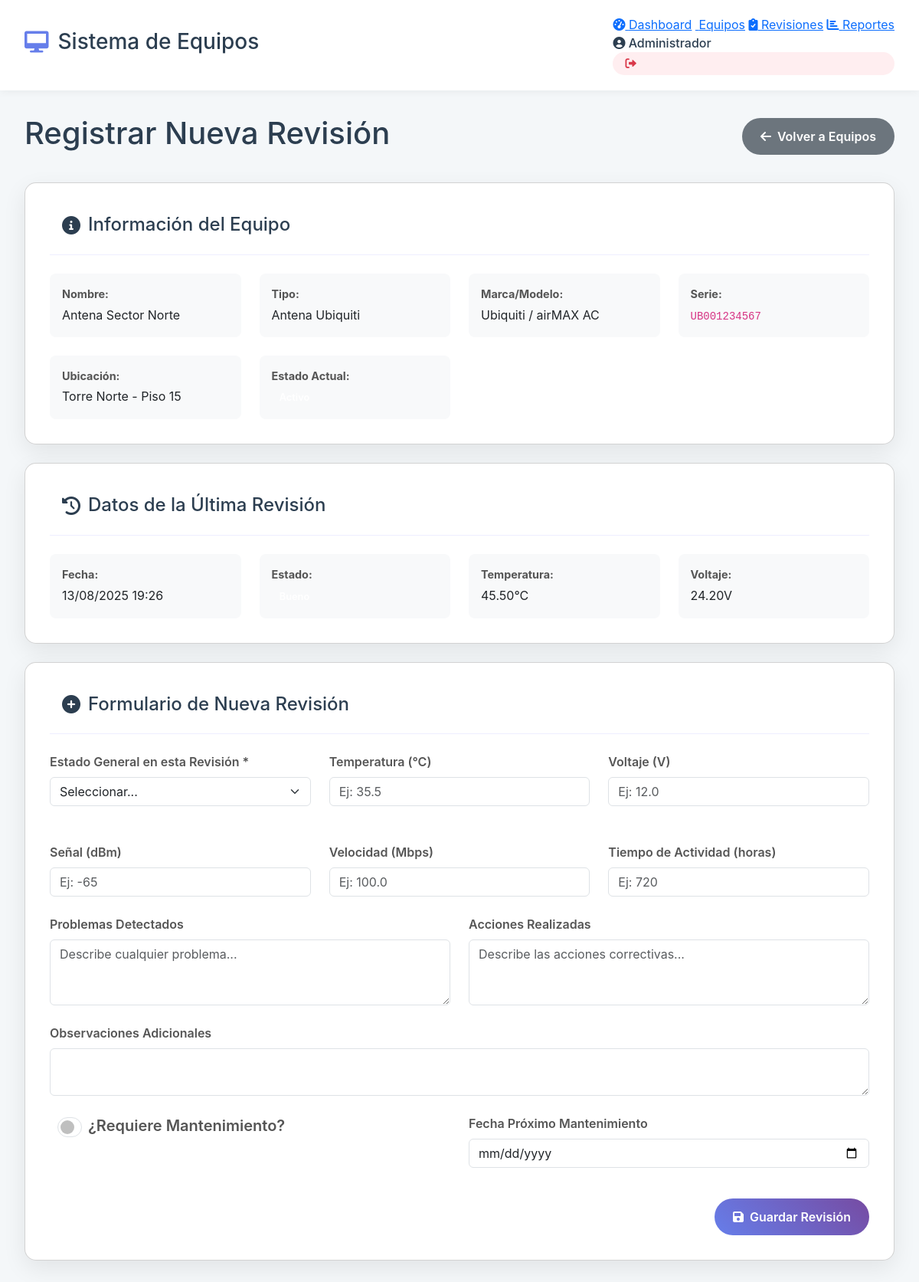
Page /revisar_equipo.php?id=1 (signed in) on the committed database.
### tables this page shows
CREATE TABLE equipos (
    id INT AUTO_INCREMENT PRIMARY KEY,
    nombre VARCHAR(100) NOT NULL,
    modelo VARCHAR(100) NOT NULL,
    marca VARCHAR(50) NOT NULL,
    numero_serie VARCHAR(100) UNIQUE NOT NULL,
    tipo_equipo_id INT,
    ubicacion VARCHAR(200),
    ip_address VARCHAR(15),
    estado ENUM('Activo', 'Inactivo', 'Mantenimiento', 'Dañado') DEFAULT 'Activo',
    fecha_instalacion DATE,
    fecha_registro TIMESTAMP DEFAULT CURRENT_TIMESTAMP,
    usuario_registro_id INT,
    FOREIGN KEY (tipo_equipo_id) REFERENCES tipos_equipo(id),
    FOREIGN KEY (usuario_registro_id) REFERENCES usuarios(id)
);

CREATE TABLE tipos_equipo (
    id INT AUTO_INCREMENT PRIMARY KEY,
    nombre VARCHAR(50) NOT NULL,
    descripcion TEXT
);

CREATE TABLE revisiones (
    id INT AUTO_INCREMENT PRIMARY KEY,
    equipo_id INT,
    usuario_id INT,
    fecha_revision TIMESTAMP DEFAULT CURRENT_TIMESTAMP,
    estado_revision ENUM('Excelente', 'Bueno', 'Regular', 'Malo', 'Crítico') NOT NULL,
    observaciones TEXT,
    temperatura DECIMAL(5,2),
    voltaje DECIMAL(5,2),
    señal_dbm DECIMAL(5,2),
    velocidad_mbps DECIMAL(8,2),
    tiempo_actividad_horas INT,
    problemas_detectados TEXT,
    acciones_realizadas TEXT,
    requiere_mantenimiento BOOLEAN DEFAULT FALSE,
    fecha_proximo_mantenimiento DATE,
    FOREIGN KEY (equipo_id) REFERENCES equipos(id),
    FOREIGN KEY (usuario_id) REFERENCES usuarios(id)
);

### revisar_equipo.php (the view, shortened to what this page needs)
<?php
$pdo = conectarDB();
$equipo_id = isset($_GET['id']) ? (int)$_GET['id'] : 0;
$stmt = $pdo->prepare("SELECT e.*, te.nombre as tipo_nombre FROM equipos e LEFT JOIN tipos_equipo te ON e.tipo_equipo_id = te.id WHERE e.id = ?");
$stmt->execute([$equipo_id]);
$equipo = $stmt->fetch();
$stmt = $pdo->prepare("SELECT * FROM revisiones WHERE equipo_id = ? ORDER BY fecha_revision DESC LIMIT 1");
$stmt->execute([$equipo_id]);
$ultima_revision = $stmt->fetch();
?>
<!DOCTYPE html>
<html lang="es">
<head>
    <link href="https://cdnjs.cloudflare.com/ajax/libs/font-awesome/6.0.0/css/all.min.css" rel="stylesheet">
    <link href="https://cdn.jsdelivr.net/npm/bootstrap@5.3.0/dist/css/bootstrap.min.css" rel="stylesheet">
</head>
<body>
    <div class="header">
        <div class="header-content">
            <h1><i class="fas fa-desktop"></i> Sistema de Equipos</h1>
            <div class="nav-buttons">
                <a class="btn-nav" href="dashboard.php"><i class="fas fa-tachometer-alt"></i> Dashboard</a>
                <a class="btn-nav active" href="equipos.php"><i class="fas fa-router"></i> Equipos</a>
                <a class="btn-nav" href="revisiones.php"><i class="fas fa-clipboard-check"></i> Revisiones</a>
                <a class="btn-nav" href="reportes.php"><i class="fas fa-chart-bar"></i> Reportes</a>
                <div class="user-info"><a href="perfil.php" style="text-decoration:none; color:inherit;"><i class="fas fa-user-circle"></i> <span><?= htmlspecialchars($_SESSION['usuario_nombre']); ?></span></a></div>
                <a class="btn-nav logout-btn" href="logout.php"><i class="fas fa-sign-out-alt"></i></a>
            </div>
        </div>
    </div>
    <div class="container">
        <div class="page-header">
            <h2>Registrar Nueva Revisión</h2>
            <a href="equipos.php" class="btn btn-secondary"><i class="fas fa-arrow-left"></i> Volver a Equipos</a>
        </div>
        <div class="card mb-4">
            <div class="card-header"><h3><i class="fas fa-info-circle"></i> Información del Equipo</h3></div>
            <div class="summary-grid">
                <div><strong>Nombre:</strong> <?= htmlspecialchars($equipo['nombre']); ?></div>
                <div><strong>Tipo:</strong> <?= htmlspecialchars($equipo['tipo_nombre']); ?></div>
                <div><strong>Marca/Modelo:</strong> <?= htmlspecialchars($equipo['marca'] . ' / ' . $equipo['modelo']); ?></div>
                <div><strong>Serie:</strong> <code><?= htmlspecialchars($equipo['numero_serie']); ?></code></div>
                <div><strong>Ubicación:</strong> <?= htmlspecialchars($equipo['ubicacion']); ?></div>
                <div><strong>Estado Actual:</strong> <span class="badge bg-<?= strtolower($equipo['estado']); ?>"><?= $equipo['estado']; ?></span></div>
            </div>
        </div>
        <?php if ($ultima_revision): ?>
        <div class="card mb-4">
            <div class="card-header"><h3><i class="fas fa-history"></i> Datos de la Última Revisión</h3></div>
            <div class="summary-grid">
                <div><strong>Fecha:</strong> <?= date('d/m/Y H:i', strtotime($ultima_revision['fecha_revision'])); ?></div>
                <div><strong>Estado:</strong> <span class="badge bg-<?= strtolower($ultima_revision['estado_revision']); ?>"><?= $ultima_revision['estado_revision']; ?></span></div>
                <div><strong>Temperatura:</strong> <?= $ultima_revision['temperatura'] ? $ultima_revision['temperatura'] . '°C' : 'N/A'; ?></div>
                <div><strong>Voltaje:</strong> <?= $ultima_revision['voltaje'] ? $ultima_revision['voltaje'] . 'V' : 'N/A'; ?></div>
            </div>
        </div>
        <?php endif; ?>
        <div class="card">
            <div class="card-header"><h3><i class="fas fa-plus-circle"></i> Formulario de Nueva Revisión</h3></div>
            <form method="POST">
                <div class="form-grid">
                    <div class="form-group"><label>Estado General en esta Revisión *</label><select name="estado_revision" class="form-select" required><option value="">Seleccionar...</option></select></div>
                    <div class="form-group"><label>Temperatura (°C)</label><input type="number" name="temperatura" class="form-control" step="0.1" placeholder="Ej: 35.5"></div>
                    <div class="form-group"><label>Voltaje (V)</label><input type="number" name="voltaje" class="form-control" step="0.1" placeholder="Ej: 12.0"></div>
                    <div class="form-group"><label>Señal (dBm)</label><input type="number" name="señal_dbm" class="form-control" placeholder="Ej: -65"></div>
                    <div class="form-group"><label>Velocidad (Mbps)</label><input type="number" name="velocidad_mbps" class="form-control" step="0.1" placeholder="Ej: 100.0"></div>
                    <div class="form-group"><label>Tiempo de Actividad (horas)</label><input type="number" name="tiempo_actividad_horas" class="form-control" placeholder="Ej: 720"></div>
                </div>
                <div class="form-grid">
                    <div class="form-group"><label>Problemas Detectados</label><textarea name="problemas_detectados" class="form-control" rows="3" placeholder="Describe cualquier problema..."></textarea></div>
                    <div class="form-group"><label>Acciones Realizadas</label><textarea name="acciones_realizadas" class="form-control" rows="3" placeholder="Describe las acciones correctivas..."></textarea></div>
                </div>
                <div class="form-group"><label>Observaciones Adicionales</label><textarea name="observaciones" class="form-control" rows="2"></textarea></div>
                <div class="row">
                    <div class="col-md-6 form-group">
                        <div class="form-check form-switch fs-5"><input class="form-check-input" type="checkbox" name="requiere_mantenimiento" id="requiere_mantenimiento"><label class="form-check-label" for="requiere_mantenimiento">¿Requiere Mantenimiento?</label></div>
                    </div>
                    <div class="col-md-6 form-group"><label>Fecha Próximo Mantenimiento</label><input type="date" name="fecha_proximo_mantenimiento" class="form-control"></div>
                </div>
                <div class="text-end mt-3"><button type="submit" class="btn btn-primary"><i class="fas fa-save"></i> Guardar Revisión</button></div>
            </form>
        </div>
</body>
</html>

### revisar_equipo.php (style rules this page uses)
:root { --primary-color: #667eea; --secondary-color: #764ba2; --text-color: #2c3e50; --bg-color: #f4f7f9; --card-bg: white; --shadow: 0 10px 30px rgba(0,0,0,0.08); --border-radius: 15px; }
* { margin: 0; padding: 0; box-sizing: border-box; }
body { font-family: -apple-system, BlinkMacSystemFont, "Segoe UI", Roboto, Helvetica, Arial, sans-serif; background-color: var(--bg-color); color: var(--text-color); }
.header { background: var(--card-bg); padding: 1.25rem 2rem; box-shadow: 0 2px 10px rgba(0,0,0,0.05); }
.header-content { display: flex; justify-content: space-between; align-items: center; max-width: 1600px; margin: 0 auto; }
.header h1 { font-size: 1.75rem; display: flex; align-items: center; gap: 12px; }
.header h1 i { color: var(--primary-color); }
.user-info a { text-decoration: none; color: inherit; font-weight: 500; }
.logout-btn { background: #ffeef0; color: #d93749; font-size: 0.9rem; font-weight: 500; text-decoration: none; padding: 8px 16px; border-radius: 20px; transition: all 0.3s ease; display: flex; align-items: center; gap: 8px; }
.container { max-width: 1200px; margin: 2rem auto; padding: 0 2rem; }
.page-header { display: flex; justify-content: space-between; align-items: center; margin-bottom: 2rem; }
.page-header h2 { font-size: 2.5rem; color: var(--text-color); }
.card { background: var(--card-bg); border-radius: var(--border-radius); padding: 2rem; box-shadow: var(--shadow); margin-bottom: 2rem; }
.card-header { background: none; border-bottom: 1px solid #eef; padding-bottom: 1rem; margin-bottom: 1.5rem; }
.card-header h3 { font-size: 1.5rem; color: var(--text-color); display: flex; align-items: center; gap: 10px; }
.btn { border: none; border-radius: 25px; font-weight: 600; cursor: pointer; transition: all 0.3s ease; display: inline-flex; align-items: center; gap: 8px; text-decoration: none; padding: 12px 24px; font-size: 1rem; }
.btn-primary { background: linear-gradient(45deg, var(--primary-color), var(--secondary-color)); color: white; }
.btn-secondary { background: #6c757d; color: white; }
.form-grid { display: grid; grid-template-columns: repeat(auto-fit, minmax(250px, 1fr)); gap: 1.5rem; }
.form-group { margin-bottom: 1.5rem; }
.form-group label { display: block; font-weight: 600; margin-bottom: 0.5rem; color: #555; }
input, select, textarea { font-family: inherit; font-size: 1rem; width: 100%; padding: 12px; border: 1px solid #ddd; border-radius: 8px; transition: all 0.3s ease; }
.summary-grid { display: grid; grid-template-columns: repeat(auto-fit, minmax(200px, 1fr)); gap: 1.5rem; }
.summary-grid div { background-color: #f8f9fa; padding: 1rem; border-radius: 8px; }
.summary-grid strong { display: block; color: #555; font-size: 0.9rem; margin-bottom: 0.25rem; }
.badge { font-size: 0.8rem; padding: 0.4em 0.8em; border-radius: 20px; font-weight: 600; }
.form-check-input { width: 1.5em; height: 1.5em; }

### rows in the picture
equipos: nombre "Antena Sector Norte", tipo_equipo.nombre "Antena Ubiquiti", marca+modelo "Ubiquiti / airMAX AC", numero_serie "UB001234567", ubicacion "Torre Norte - Piso 15"
revisiones: fecha_revision "13/08/2025 19:26", temperatura "45.50", voltaje "24.20"

### other values in the picture
$_SESSION['usuario_nombre'] "Administrador"
